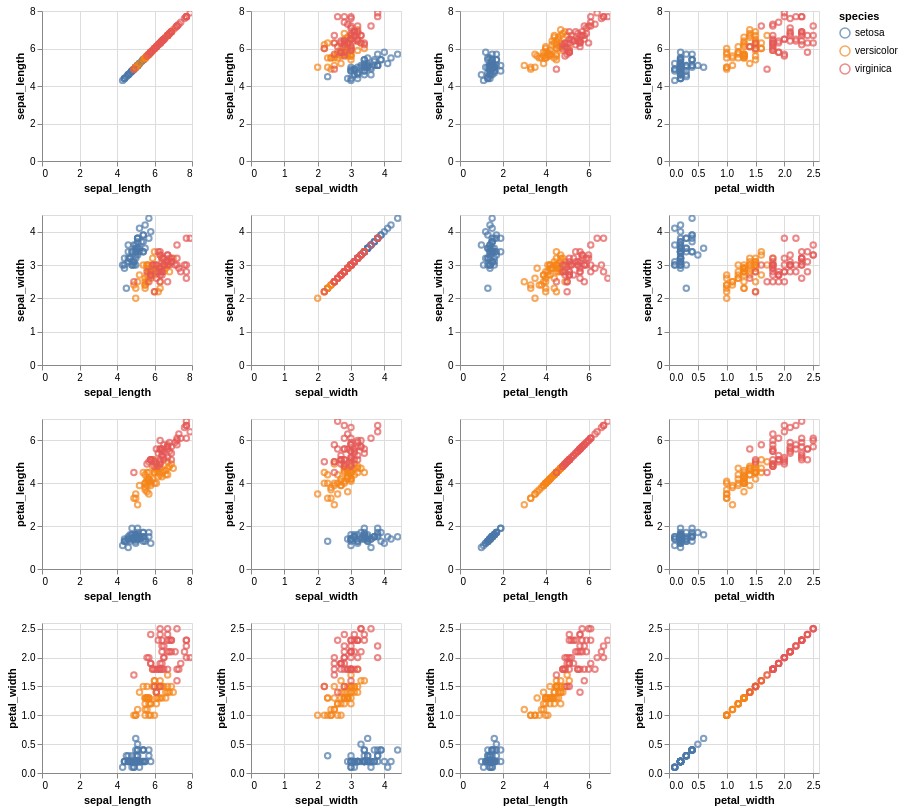

The notebook cell saved with this chart:
### Markdown cell above
We can use altair to create an interactive scatterplot matrix. Can you create a scatterplot matrix of iris dataset by consulting https://altair-viz.github.io/gallery/scatter_matrix.html?

**Q: Draw an interactive scatterplot matrix for iris dataset in altair**

### Code cell
# YOUR SOLUTION HERE
import altair as alt
from vega_datasets import data

# Load Iris dataset
iris = sns.load_dataset('iris')

# Create an interactive scatterplot matrix
chart = alt.Chart(iris).mark_point().encode(
    alt.X(alt.repeat("column"), type='quantitative'),
    alt.Y(alt.repeat("row"), type='quantitative'),
    color='species'
).properties(
    width=150,
    height=150
).repeat(
    row=['sepal_length', 'sepal_width', 'petal_length', 'petal_width'],
    column=['sepal_length', 'sepal_width', 'petal_length', 'petal_width']
).interactive()

chart

### Figure 1 — Vega-Lite specification as saved in the notebook (floating-point values rounded to 4 significant figures; data arrays with more than 128 entries replaced by an {"elided": "..."} marker saying what was removed)
{"config": {"view": {"continuousWidth": 300, "continuousHeight": 300}}, "repeat": {"column": ["sepal_length", "sepal_width", "petal_length", "petal_width"], "row": ["sepal_length", "sepal_width", "petal_length", "petal_width"]}, "spec": {"data": {"name": "data-3a191f69da972c40738d695fb9f41d2b"}, "mark": {"type": "point"}, "encoding": {"color": {"field": "species", "type": "nominal"}, "x": {"field": {"repeat": "column"}, "type": "quantitative"}, "y": {"field": {"repeat": "row"}, "type": "quantitative"}}, "height": 150, "name": "view_2", "width": 150}, "params": [{"name": "param_2", "select": {"type": "interval", "encodings": ["x", "y"]}, "bind": "scales", "views": ["view_2_child__row_sepal_lengthcolumn_sepal_length", "view_2_child__row_sepal_lengthcolumn_sepal_width", "view_2_child__row_sepal_lengthcolumn_petal_length", "view_2_child__row_sepal_lengthcolumn_petal_width", "view_2_child__row_sepal_widthcolumn_sepal_length", "view_2_child__row_sepal_widthcolumn_sepal_width", "view_2_child__row_sepal_widthcolumn_petal_length", "view_2_child__row_sepal_widthcolumn_petal_width", "view_2_child__row_petal_lengthcolumn_sepal_length", "view_2_child__row_petal_lengthcolumn_sepal_width", "view_2_child__row_petal_lengthcolumn_petal_length", "view_2_child__row_petal_lengthcolumn_petal_width", "view_2_child__row_petal_widthcolumn_sepal_length", "view_2_child__row_petal_widthcolumn_sepal_width", "view_2_child__row_petal_widthcolumn_petal_length", "view_2_child__row_petal_widthcolumn_petal_width"]}], "$schema": "https://vega.github.io/schema/vega-lite/v5.20.1.json", "datasets": {"data-3a191f69da972c40738d695fb9f41d2b": {"elided": "150 records"}}}
